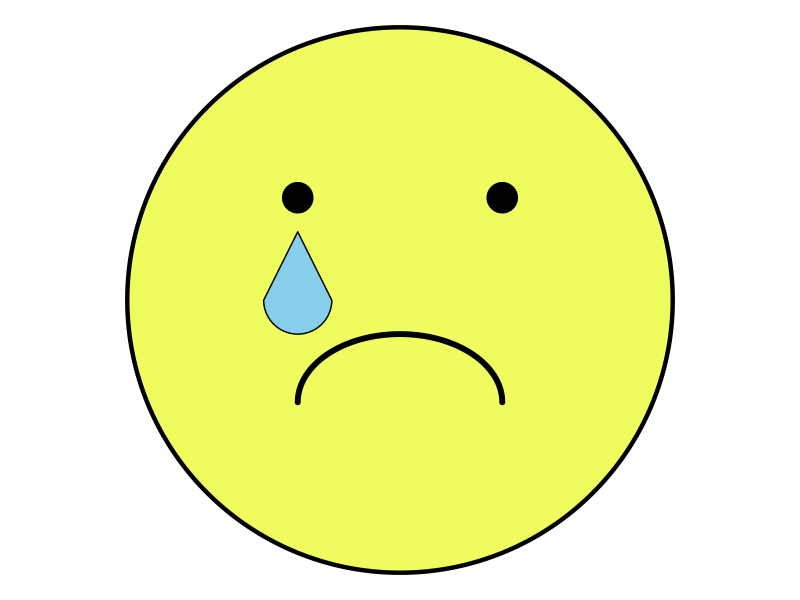

Reproduce this figure in R.
## ---- chunk 1
#| echo: false
#| eval: true
library(ggforce)

# 1. Create data for the mouth (a downward arc)
t <- seq(0, pi, length.out = 100)
mouth <- data.frame(
  x = 5 + 1.5 * cos(t),
  y = 3.5 + 1.0 * sin(t)  # The +sin(t) makes the 'rainbow' shape
)

t <- seq(0, 2*pi, length.out = 200)
teardrop_data <- data.frame(
  x = c(0, 0.5 * sin(t[t > pi/2 & t < 3*pi/2])), # The curved bottom
  y = c(1, 0.5 * cos(t[t > pi/2 & t < 3*pi/2]))  # The pointed top at (0, 1)
)

# 2. Shift the teardrop to position it under the eye
# (Assuming your eye is at x=3.5, y=6.5 from the previous face)
teardrop_data$x <- teardrop_data$x + 3.5
teardrop_data$y <- teardrop_data$y + 5

ggplot() +
  # The Head
  geom_circle(aes(x0 = 5, y0 = 5, r = 4), size = 1.5, fill = "#EFFD5F") +
  # The Eyes
  geom_point(aes(x = c(3.5, 6.5), y = c(6.5, 6.5)), size = 10) +
  # The Frown
  geom_path(data = mouth, aes(x = x, y = y), size = 2, lineend = "round") +
  geom_polygon(data = teardrop_data, aes(x = x, y = y), 
               fill = "skyblue", color = "black", size = 0.5) +
  # Coordinate fix to ensure it stays circular
  coord_fixed() +
  theme_void()
